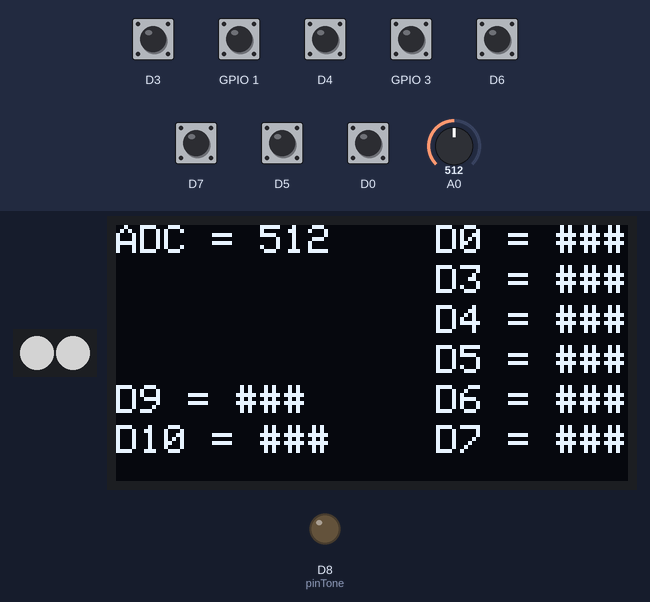
Simulated run of this sketch. Board: ESP8266 (NodeMCU). On the bench: 2 RGB LEDs in strip order, left to right, 128×64 one-colour display, output pins drawn as LEDs (lit = HIGH). The inputs (shaded band) are chosen by the test bench; at power-on: D0, D3–7, GPIO 1, GPIO 3 HIGH, A0 = 512. Dim RGB values are drawn brighter than linear; the strip is taken to match the declared colour order; a WiFi scan finds three made-up networks.

Above: at 11.4 s.
11.5 s: A0 set to 12
At 12.4 s:
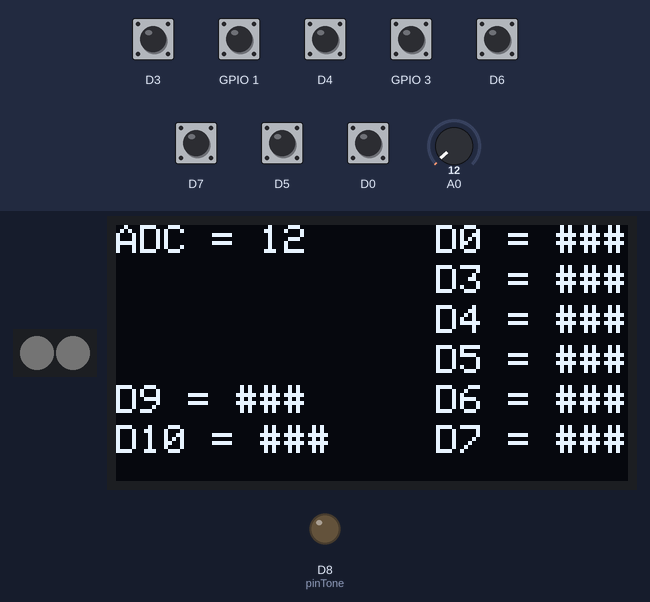
13.0 s: A0 set to 9
At 13.9 s:
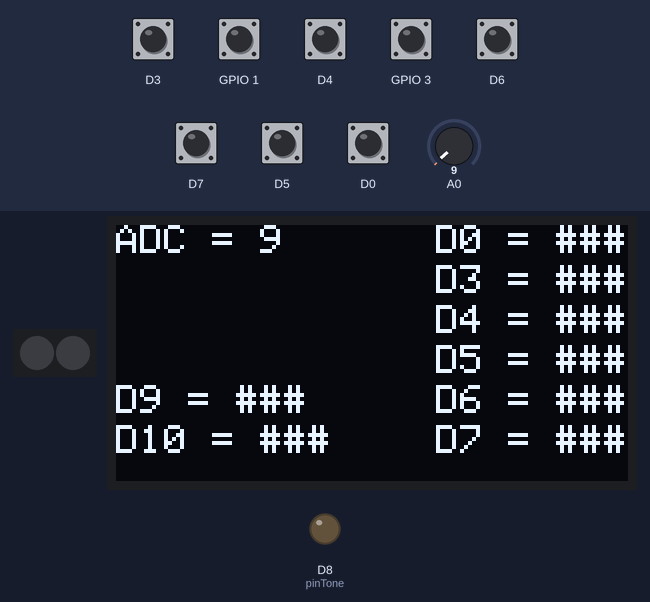
14.5 s: D3 pulled LOW for 1 s
At 15.4 s:
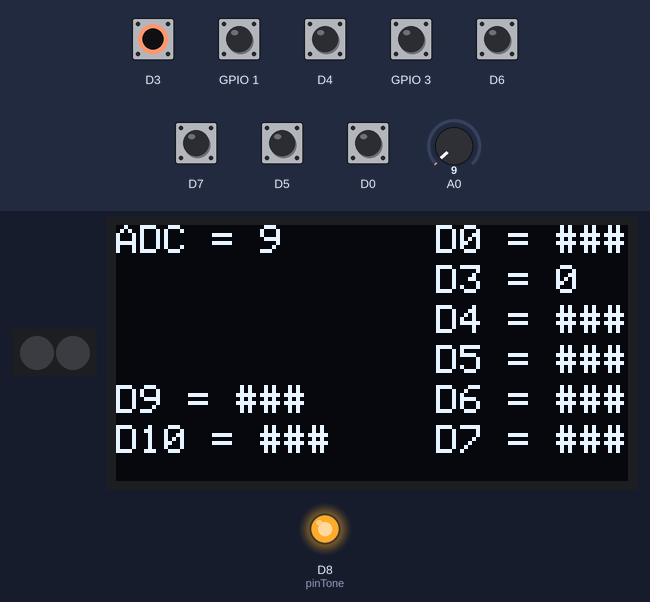
17.0 s: GPIO 1 pulled LOW for 1 s
At 17.9 s:
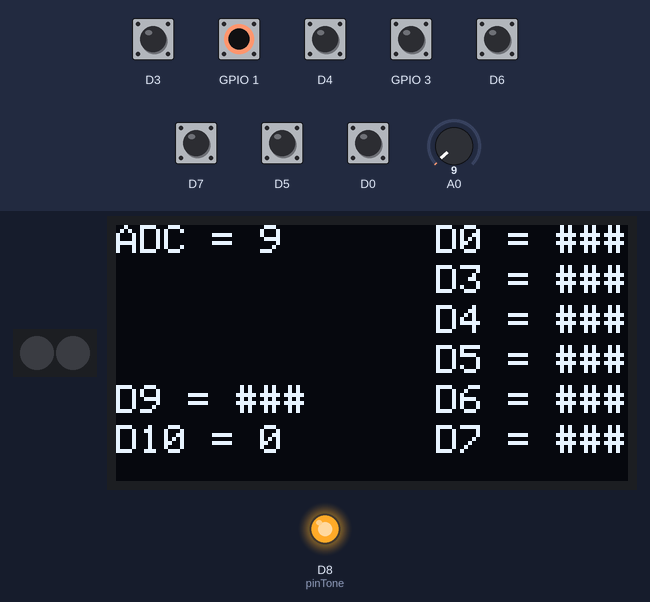
19.5 s: D4 pulled LOW for 1 s
At 20.4 s:
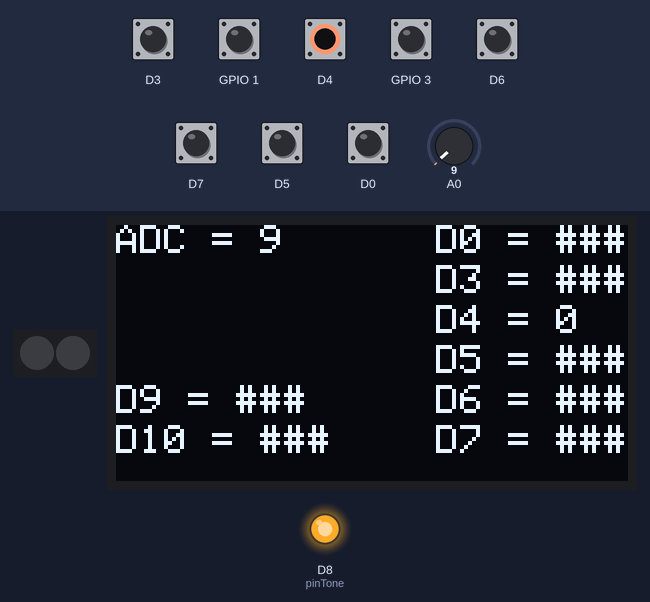
22.0 s: GPIO 3 pulled LOW for 1 s
At 22.7 s:
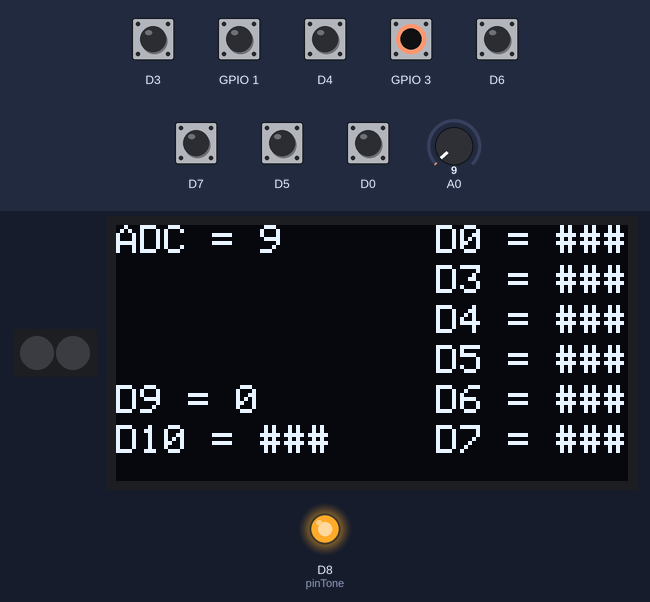
Timing chart, 0 to 25.0 s (numbered marks = the images above; inputs shaded):
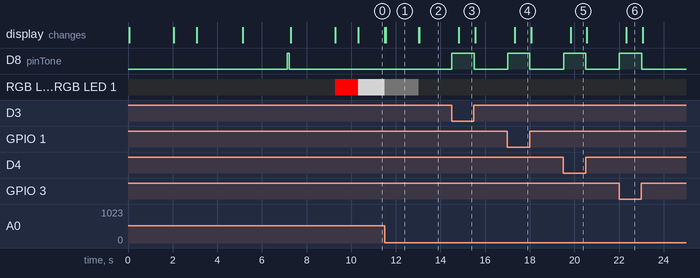

The sketch:

Test-AX-WiFi.ino
```cpp
#include <ESP8266WiFi.h>
#include <SPI.h>
#include <Wire.h>                     // Include Wire.h for I2C functionality
//#include <ADS7828.h>                  // Include ADS7828.h for TI ADS7828 functions
#include <Adafruit_GFX.h>
#include <Adafruit_SSD1306.h>
#include <Adafruit_NeoPixel.h>
#include <Ticker.h>

#define NUMSLEDs  2
#define PINSLEDs  10
Adafruit_NeoPixel SLEDs = Adafruit_NeoPixel(NUMSLEDs, PINSLEDs, NEO_RGB + NEO_KHZ800);


Adafruit_SSD1306 OLED(-1);

#define PIN_SLED 10
#define pinTone D8
const unsigned char Logo_bmp [] = {
0x00, 0x00, 0x00, 0x00, 0x0F, 0x80, 0x00, 0x00, 0x00, 0x00, 0x00, 0x00, 0x00, 0x00, 0x00, 0x00,
0x3F, 0xC0, 0x00, 0x00, 0x00, 0x00, 0x00, 0x00, 0x00, 0x00, 0x00, 0x00, 0xFF, 0xF0, 0x00, 0x00,
0x00, 0x00, 0x00, 0x00, 0x00, 0x00, 0x00, 0x01, 0xFF, 0xFC, 0x00, 0x00, 0x00, 0x00, 0x00, 0x00,
0x00, 0x00, 0x00, 0x07, 0xFF, 0xFF, 0x00, 0x00, 0x00, 0x00, 0x00, 0x00, 0x00, 0x00, 0x00, 0x07,
0xFF, 0xFF, 0x00, 0x00, 0x00, 0x00, 0x00, 0x00, 0x00, 0x00, 0x00, 0x0F, 0xFF, 0xFF, 0x80, 0x00,
0x00, 0x00, 0x00, 0x00, 0x00, 0x00, 0x00, 0x0F, 0xFF, 0xFF, 0x80, 0x00, 0x00, 0x00, 0x00, 0x00,
0x00, 0x00, 0x00, 0x1F, 0xFF, 0xFF, 0x80, 0x00, 0x00, 0x00, 0x00, 0x00, 0x00, 0x00, 0x00, 0x1F,
0xFF, 0xFF, 0xC0, 0x00, 0x00, 0x00, 0x00, 0x00, 0x00, 0x00, 0x00, 0x1F, 0xFF, 0xFF, 0xC0, 0x00,
0x00, 0x00, 0x00, 0x00, 0x00, 0x00, 0x00, 0x00, 0x00, 0x00, 0x00, 0x00, 0x00, 0x00, 0x00, 0x00,
0xFF, 0xFF, 0xFF, 0xE0, 0x00, 0x00, 0x3F, 0xFF, 0xFF, 0xFF, 0xFF, 0xFC, 0xFF, 0xFF, 0xFF, 0xC0,
0x00, 0x00, 0x3F, 0xFF, 0xFF, 0xFF, 0xFF, 0xFC, 0xFF, 0xFF, 0xFF, 0xC0, 0x00, 0x00, 0x7F, 0xFF,
0xFF, 0xFF, 0xFF, 0xFC, 0xFF, 0xFF, 0xFF, 0xE0, 0x00, 0x00, 0x7F, 0xFF, 0xFF, 0xFF, 0xFF, 0xFC,
0xFF, 0xFF, 0xFF, 0xE0, 0x00, 0x00, 0x7F, 0xFF, 0xFF, 0xFF, 0xFF, 0xFC, 0xFF, 0xFF, 0xFF, 0xF0,
0x00, 0x00, 0xFF, 0xFF, 0xFF, 0xFF, 0xFF, 0xFC, 0xFF, 0xFF, 0xFF, 0xF8, 0x00, 0x00, 0xFF, 0xFF,
0xFF, 0xFF, 0xFF, 0xFC, 0xFF, 0xFF, 0xFF, 0xFC, 0x00, 0x03, 0xFF, 0xFF, 0xFF, 0xFF, 0xFF, 0xFC,
0xFF, 0xFF, 0xFF, 0xFE, 0x00, 0x03, 0xFF, 0xFF, 0xFF, 0xFF, 0xFF, 0xFC, 0xFF, 0xFF, 0xFF, 0xFF,
0x80, 0x0F, 0xFF, 0xFF, 0xFF, 0xFF, 0xFF, 0xFC, 0xFF, 0xFF, 0xFF, 0xFF, 0xF0, 0x7F, 0xFF, 0xFF,
0xFF, 0xFF, 0xFF, 0xFC, 0xFF, 0xFF, 0xFF, 0xFF, 0xFF, 0xFF, 0xFF, 0xFF, 0xFF, 0xFF, 0xFF, 0xFC,
0xFF, 0xFF, 0xFF, 0xF8, 0x00, 0x03, 0xFF, 0xFF, 0xFF, 0xFF, 0xFF, 0xFC, 0xFF, 0xFF, 0xFF, 0xF0,
0x00, 0x03, 0xFF, 0xFF, 0xFF, 0xFF, 0xFF, 0xFC, 0xFF, 0xFF, 0xFF, 0xE0, 0x00, 0x07, 0xFF, 0xFF,
0xFF, 0xFF, 0xFF, 0xFC, 0xFF, 0xFF, 0xFF, 0xC0, 0x00, 0x0F, 0xFF, 0xFF, 0xFF, 0xFF, 0xFF, 0xFC,
0xFF, 0xFF, 0xFF, 0xC0, 0x00, 0x1F, 0xFF, 0xFF, 0xFF, 0xFF, 0xFF, 0xFC, 0xFF, 0xFF, 0xFF, 0x80,
0x00, 0x1F, 0xFF, 0xFF, 0xFF, 0xFF, 0xFF, 0xFC, 0xFF, 0xFF, 0xFF, 0x00, 0x00, 0x3F, 0xFF, 0xFF,
0xFF, 0xFF, 0xFF, 0xFC, 0xFF, 0xFF, 0xFF, 0x00, 0x00, 0x7F, 0xFF, 0xFF, 0xFF, 0xFF, 0xFF, 0xFC,
0xFF, 0xFF, 0xFE, 0x00, 0x00, 0x7F, 0xFF, 0xFF, 0xFF, 0xFF, 0xFF, 0xFC, 0xFF, 0xFF, 0xFC, 0x00,
0x00, 0xFF, 0xFF, 0xFF, 0xFF, 0xFF, 0xFF, 0xFC, 0xFF, 0xFF, 0xF8, 0x00, 0x01, 0xFF, 0xFF, 0xFF,
0xFF, 0xFF, 0xFF, 0xFC, 0xFF, 0xFF, 0xF0, 0x00, 0x01, 0xFF, 0xFF, 0xFF, 0xFF, 0xFF, 0xFF, 0xFC,
0xFF, 0xFF, 0xE0, 0x00, 0x03, 0xFF, 0xFF, 0xFF, 0xFF, 0xFF, 0xFF, 0xFC, 0xFF, 0xFF, 0xE0, 0x00,
0x06, 0x01, 0x03, 0xFC, 0x00, 0xF8, 0x1C, 0x04, 0xFF, 0xFF, 0xC0, 0x00, 0x0E, 0x00, 0x01, 0xF8,
0x00, 0xF8, 0x1C, 0x04, 0xFF, 0xFF, 0x80, 0x00, 0x1E, 0x00, 0x00, 0xF0, 0x00, 0x38, 0x0C, 0x04,
0xFF, 0xFF, 0x80, 0x00, 0x3E, 0x00, 0x00, 0xF0, 0x00, 0x38, 0x0C, 0x04, 0xFF, 0xFF, 0x00, 0x00,
0x3E, 0x00, 0x00, 0xE0, 0x00, 0x18, 0x08, 0x0C, 0xFF, 0xFE, 0x00, 0x00, 0x7E, 0x03, 0x80, 0xC0,
0x30, 0x1C, 0x08, 0x0C, 0xFF, 0xFE, 0x00, 0x00, 0xFE, 0x03, 0x80, 0xC0, 0x30, 0x1C, 0x08, 0x0C,
0xFF, 0xFC, 0x00, 0x00, 0xFE, 0x03, 0x80, 0xC0, 0x30, 0x1E, 0x00, 0x0C, 0xFF, 0xF8, 0x00, 0x01,
0xFE, 0x03, 0x80, 0xC0, 0x30, 0x0E, 0x00, 0x0C, 0xFF, 0xF0, 0x00, 0x03, 0xFE, 0x03, 0x80, 0xC0,
0x00, 0x0E, 0x00, 0x1C, 0xFF, 0xE0, 0x00, 0x07, 0xFE, 0x03, 0x80, 0xC0, 0x00, 0x0E, 0x00, 0x1C,
0xFF, 0xE0, 0x00, 0x07, 0xFE, 0x03, 0x80, 0xC0, 0x00, 0x0E, 0x00, 0x1C, 0xFF, 0xC0, 0x00, 0x0F,
0xFE, 0x03, 0x80, 0xC0, 0x00, 0x0F, 0x00, 0x1C, 0xFF, 0x80, 0x00, 0x1F, 0xFE, 0x03, 0x80, 0xC0,
0x00, 0x0F, 0x00, 0x1C, 0xFF, 0x00, 0x00, 0x1F, 0xFE, 0x03, 0x80, 0xC0, 0x3F, 0xFF, 0x00, 0x1C,
0xFE, 0x00, 0x00, 0x7F, 0xFE, 0x03, 0x80, 0xC0, 0x3F, 0xFE, 0x00, 0x0C, 0xFE, 0x00, 0x00, 0x7F,
0xFE, 0x03, 0x80, 0xC0, 0x30, 0x0E, 0x00, 0x0C, 0xFC, 0x00, 0x00, 0xFF, 0xFE, 0x03, 0x80, 0xC0,
0x30, 0x0E, 0x00, 0x0C, 0xF8, 0x00, 0x01, 0xFF, 0xFE, 0x03, 0x80, 0xC0, 0x30, 0x0E, 0x00, 0x0C,
0xF8, 0x00, 0x01, 0xFF, 0xFE, 0x03, 0x80, 0xC0, 0x30, 0x0C, 0x00, 0x0C, 0xE0, 0x00, 0x03, 0xFF,
0xFE, 0x03, 0x80, 0xC0, 0x30, 0x0C, 0x08, 0x0C, 0xE0, 0x00, 0x07, 0xFF, 0xFE, 0x03, 0x80, 0xE0,
0x30, 0x1C, 0x08, 0x04, 0xC0, 0x00, 0x0F, 0xFF, 0xFE, 0x03, 0x80, 0xE0, 0x00, 0x18, 0x08, 0x04,
0x80, 0x00, 0x0F, 0xFF, 0xFE, 0x03, 0x80, 0xF0, 0x00, 0x18, 0x0C, 0x04, 0x80, 0x00, 0x1F, 0xFF,
0xFE, 0x03, 0x80, 0xF0, 0x00, 0x38, 0x0C, 0x04, 0x00, 0x00, 0x3F, 0xFF, 0xFE, 0x03, 0x80, 0xFC,
0x00, 0x78, 0x1C, 0x00, 0x00, 0x00, 0x3F, 0xFF, 0xFC, 0x03, 0x80, 0xFE, 0x03, 0xF0, 0x1C, 0x00
};

void setup(){
  WiFi.mode(WIFI_STA);

  pinMode(10,OUTPUT);
  SLEDs.begin(); // This initializes the NeoPixel library.
  SLEDs.show(); // Initialize all SLEDs to 'off'
  OLED.begin(SSD1306_SWITCHCAPVCC, 0x3C);  // initialize with the I2C addr 0x3C (for the 128x64)
  // init done
    // invert the display
  OLED.clearDisplay();
  OLED.display();
  OLED.invertDisplay(true);
  delay(2000);
  OLED.invertDisplay(false);
  delay(1000);
  OLED.clearDisplay();
  OLED.drawBitmap(20,0,Logo_bmp,96,64,1);
  OLED.display();
  // Show image buffer on the display hardware.
  // Since the buffer is intialized with an Adafruit splashscreen
  // internally, this will display the splashscreen.
  OLED.display();
  delay(2000);

  // Clear the buffer.
  OLED.clearDisplay();
  OLED.setTextSize(1);
  OLED.setTextColor(WHITE);
  pinMode(10,OUTPUT);
  ScanWifi();
  pinMode(D0, INPUT_PULLUP);
  pinMode(D3, INPUT_PULLUP);
  pinMode(D4, INPUT_PULLUP);
  pinMode(D5, INPUT_PULLUP);
  pinMode(D6, INPUT_PULLUP);
  pinMode(D7, INPUT_PULLUP);
  pinMode(D9, INPUT_PULLUP);
  pinMode(D10, INPUT_PULLUP);


  SLEDs.begin(); // This initializes the NeoPixel library.
  SLEDs.show(); // Initialize all SLEDs to 'off'

  SLEDs.setPixelColor(0, SLEDs.Color(255,0, 0)); //Adjust brightness, Color red
  SLEDs.setPixelColor(1, SLEDs.Color(255,0, 0)); //Adjust brightness, Color blue
  SLEDs.show();
  delay(1000);
}
void loop() {
  OLED.clearDisplay();
  OLED.setCursor(0, 0);
  OLED.println("ADC = " + String(analogRead(A0)));
  OLED.setCursor(80, 0);
  OLED.println(String("D0 = ") + ((digitalRead(D0)==1)?"###":"0"));
  OLED.setCursor(80, 10);
  OLED.println(String("D3 = ") + ((digitalRead(D3)==1)?"###":"0"));
  OLED.setCursor(80, 20);
  OLED.println(String("D4 = ") + ((digitalRead(D4)==1)?"###":"0"));
  OLED.setCursor(80, 30);
  OLED.println(String("D5 = ") + ((digitalRead(D5)==1)?"###":"0"));
  OLED.setCursor(80, 40);
  OLED.println(String("D6 = ") + ((digitalRead(D6)==1)?"###":"0"));
  OLED.setCursor(80, 50);
  OLED.println(String("D7 = ") + ((digitalRead(D7)==1)?"###":"0"));
  OLED.setCursor(0, 40);
  OLED.println(String("D9 = ") + ((digitalRead(D9)==1)?"###":"0"));
  OLED.setCursor(0, 50);
  OLED.println(String("D10 = ") + ((digitalRead(D10)==1)?"###":"0"));
  OLED.display();

  int val = map(analogRead(A0), 9, 1023, 0, 255);
  val=constrain(val,0,255);
  SLEDs.setPixelColor(0, SLEDs.Color(val, val, val)); //Adjust brightness, Color red
  SLEDs.setPixelColor(1, SLEDs.Color(val, val, val)); //Adjust brightness, Color blue
  SLEDs.show();
  if (val > 128) {
    analogWrite(pinTone, 255);
  } else {
    analogWrite(pinTone, 0);
  }
  //(digitalRead(D0)==0?analogWrite(pinTone, 255):analogWrite(pinTone,0));
  if(digitalRead(D3)==0){analogWrite(pinTone, 255);}
  if(digitalRead(D4)==0){analogWrite(pinTone, 255);}
  if(digitalRead(D5)==0){analogWrite(pinTone, 255);}
  if(digitalRead(D6)==0){analogWrite(pinTone, 255);}
  if(digitalRead(D7)==0){analogWrite(pinTone, 255);}
  if(digitalRead(D9)==0){analogWrite(pinTone, 255);}
  if(digitalRead(D10)==0){analogWrite(pinTone, 255);}

}
void ScanWifi(){
  OLED.clearDisplay();
  OLED.setCursor(0, 0);
  OLED.println("scan start");
  OLED.display();
  // WiFi.scanNetworks will return the number of networks found
  int n = WiFi.scanNetworks();
  OLED.clearDisplay();
  OLED.setCursor(0, 0);
  OLED.println("scan done");
  if (n == 0)
    OLED.println("no networks found");
  else
  {
    OLED.print(n);
    OLED.println(" networks found");
    analogWrite(pinTone, 255);
    delay(100);
    analogWrite(pinTone, 0);
    for (int i = 0; i < 3; ++i)
    {
      // Print SSID and RSSI for each network found
      OLED.print(i + 1);
      OLED.print(": ");
      OLED.println(WiFi.SSID(i));
      /*
      OLED.print(" (");
      OLED.print(WiFi.RSSI(i));
      OLED.print(")");
      OLED.println((WiFi.encryptionType(i) == ENC_TYPE_NONE)?" ":"*");
      */
      delay(10);
    }
  }
  OLED.println("");
  OLED.display();
  // Wait a bit before scanning again
  delay(2000);
}
```

Measured:
- the behaviour switches between 11 and 10 on A0 (found by bisection; images 1 and 2)
- after the input at 11.5 s, RGB LED 0, RGB LED 1: RGB(126, 126, 126) → RGB(1, 1, 1) at once
- after the input at 13.0 s, RGB LED 0, RGB LED 1: RGB(1, 1, 1) → off at once
- after the input at 14.5 s, D8 (pinTone): LOW → HIGH at once, → LOW 0.99 s later; the display: changes after 0.32 s (image 3)
- after the input at 17.0 s, D8 (pinTone): LOW → HIGH at once, → LOW 0.99 s later; the display: changes after 0.33 s (image 4)
- after the input at 19.5 s, D8 (pinTone): LOW → HIGH at once, → LOW 0.99 s later; the display: changes after 0.33 s (image 5)
- after the input at 22.0 s, D8 (pinTone): LOW → HIGH at once, → LOW 0.99 s later; the display: changes after 0.33 s (image 6)
